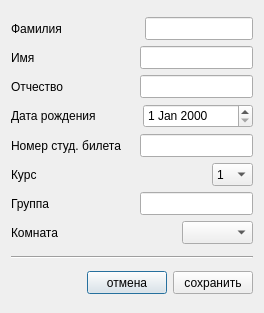
<?xml version="1.0" encoding="UTF-8"?>
<ui version="4.0">
 <class>habitantEditDialog</class>
 <widget class="QDialog" name="habitantEditDialog">
  <property name="geometry">
   <rect>
    <x>0</x>
    <y>0</y>
    <width>264</width>
    <height>313</height>
   </rect>
  </property>
  <property name="maximumSize">
   <size>
    <width>264</width>
    <height>320</height>
   </size>
  </property>
  <property name="windowTitle">
   <string>Dialog</string>
  </property>
  <layout class="QHBoxLayout" name="horizontalLayout_10">
   <item>
    <layout class="QVBoxLayout" name="verticalLayout_2">
     <item>
      <layout class="QVBoxLayout" name="verticalLayout">
       <item>
        <layout class="QHBoxLayout" name="horizontalLayout">
         <item>
          <widget class="QLabel" name="label">
           <property name="maximumSize">
            <size>
             <width>56</width>
             <height>15</height>
            </size>
           </property>
           <property name="text">
            <string>Фамилия</string>
           </property>
          </widget>
         </item>
         <item>
          <spacer name="horizontalSpacer">
           <property name="orientation">
            <enum>Qt::Horizontal</enum>
           </property>
           <property name="sizeHint" stdset="0">
            <size>
             <width>40</width>
             <height>20</height>
            </size>
           </property>
          </spacer>
         </item>
         <item>
          <widget class="QLineEdit" name="lnameEdit">
           <property name="maximumSize">
            <size>
             <width>113</width>
             <height>23</height>
            </size>
           </property>
          </widget>
         </item>
        </layout>
       </item>
       <item>
        <layout class="QHBoxLayout" name="horizontalLayout_2">
         <item>
          <widget class="QLabel" name="label_2">
           <property name="text">
            <string>Имя</string>
           </property>
          </widget>
         </item>
         <item>
          <widget class="QLineEdit" name="fnameEdit">
           <property name="maximumSize">
            <size>
             <width>113</width>
             <height>23</height>
            </size>
           </property>
          </widget>
         </item>
        </layout>
       </item>
       <item>
        <layout class="QHBoxLayout" name="horizontalLayout_3">
         <item>
          <widget class="QLabel" name="label_3">
           <property name="text">
            <string>Отчество</string>
           </property>
          </widget>
         </item>
         <item>
          <widget class="QLineEdit" name="patroEdit">
           <property name="maximumSize">
            <size>
             <width>113</width>
             <height>23</height>
            </size>
           </property>
          </widget>
         </item>
        </layout>
       </item>
       <item>
        <layout class="QHBoxLayout" name="horizontalLayout_4">
         <item>
          <widget class="QLabel" name="label_5">
           <property name="text">
            <string>Дата рождения</string>
           </property>
          </widget>
         </item>
         <item>
          <widget class="QDateEdit" name="bdateEdit">
           <property name="maximumSize">
            <size>
             <width>110</width>
             <height>24</height>
            </size>
           </property>
          </widget>
         </item>
        </layout>
       </item>
       <item>
        <layout class="QHBoxLayout" name="horizontalLayout_5">
         <item>
          <widget class="QLabel" name="label_4">
           <property name="text">
            <string>Номер студ. билета</string>
           </property>
          </widget>
         </item>
         <item>
          <widget class="QLineEdit" name="studentID">
           <property name="maximumSize">
            <size>
             <width>113</width>
             <height>23</height>
            </size>
           </property>
          </widget>
         </item>
        </layout>
       </item>
       <item>
        <layout class="QHBoxLayout" name="horizontalLayout_6">
         <item>
          <widget class="QLabel" name="label_6">
           <property name="text">
            <string>Курс</string>
           </property>
          </widget>
         </item>
         <item>
          <widget class="QComboBox" name="courseBox">
           <property name="maximumSize">
            <size>
             <width>41</width>
             <height>23</height>
            </size>
           </property>
           <item>
            <property name="text">
             <string>1</string>
            </property>
           </item>
           <item>
            <property name="text">
             <string>2</string>
            </property>
           </item>
           <item>
            <property name="text">
             <string>3</string>
            </property>
           </item>
           <item>
            <property name="text">
             <string>4</string>
            </property>
           </item>
           <item>
            <property name="text">
             <string>5</string>
            </property>
           </item>
          </widget>
         </item>
        </layout>
       </item>
       <item>
        <layout class="QHBoxLayout" name="horizontalLayout_7">
         <item>
          <widget class="QLabel" name="label_7">
           <property name="text">
            <string>Группа</string>
           </property>
          </widget>
         </item>
         <item>
          <widget class="QLineEdit" name="groupEdit">
           <property name="maximumSize">
            <size>
             <width>113</width>
             <height>23</height>
            </size>
           </property>
          </widget>
         </item>
        </layout>
       </item>
       <item>
        <layout class="QHBoxLayout" name="horizontalLayout_8">
         <item>
          <widget class="QLabel" name="label_8">
           <property name="text">
            <string>Комната</string>
           </property>
          </widget>
         </item>
         <item>
          <widget class="QComboBox" name="roomNumBox">
           <property name="maximumSize">
            <size>
             <width>71</width>
             <height>23</height>
            </size>
           </property>
          </widget>
         </item>
        </layout>
       </item>
      </layout>
     </item>
     <item>
      <widget class="Line" name="line">
       <property name="orientation">
        <enum>Qt::Horizontal</enum>
       </property>
      </widget>
     </item>
     <item>
      <layout class="QHBoxLayout" name="horizontalLayout_9">
       <item>
        <spacer name="horizontalSpacer_2">
         <property name="orientation">
          <enum>Qt::Horizontal</enum>
         </property>
         <property name="sizeHint" stdset="0">
          <size>
           <width>40</width>
           <height>20</height>
          </size>
         </property>
        </spacer>
       </item>
       <item>
        <widget class="QPushButton" name="cancelButton">
         <property name="maximumSize">
          <size>
           <width>80</width>
           <height>23</height>
          </size>
         </property>
         <property name="text">
          <string>отмена</string>
         </property>
         <attribute name="buttonGroup">
          <string notr="true">buttonGroup</string>
         </attribute>
        </widget>
       </item>
       <item>
        <widget class="QPushButton" name="saveButton">
         <property name="maximumSize">
          <size>
           <width>80</width>
           <height>23</height>
          </size>
         </property>
         <property name="text">
          <string>сохранить</string>
         </property>
         <attribute name="buttonGroup">
          <string notr="true">buttonGroup</string>
         </attribute>
        </widget>
       </item>
      </layout>
     </item>
    </layout>
   </item>
  </layout>
 </widget>
 <resources/>
 <connections>
  <connection>
   <sender>saveButton</sender>
   <signal>clicked()</signal>
   <receiver>habitantEditDialog</receiver>
   <slot>accept()</slot>
   <hints>
    <hint type="sourcelabel">
     <x>212</x>
     <y>286</y>
    </hint>
    <hint type="destinationlabel">
     <x>131</x>
     <y>156</y>
    </hint>
   </hints>
  </connection>
  <connection>
   <sender>cancelButton</sender>
   <signal>clicked()</signal>
   <receiver>habitantEditDialog</receiver>
   <slot>reject()</slot>
   <hints>
    <hint type="sourcelabel">
     <x>126</x>
     <y>286</y>
    </hint>
    <hint type="destinationlabel">
     <x>131</x>
     <y>156</y>
    </hint>
   </hints>
  </connection>
 </connections>
 <buttongroups>
  <buttongroup name="buttonGroup"/>
 </buttongroups>
</ui>
